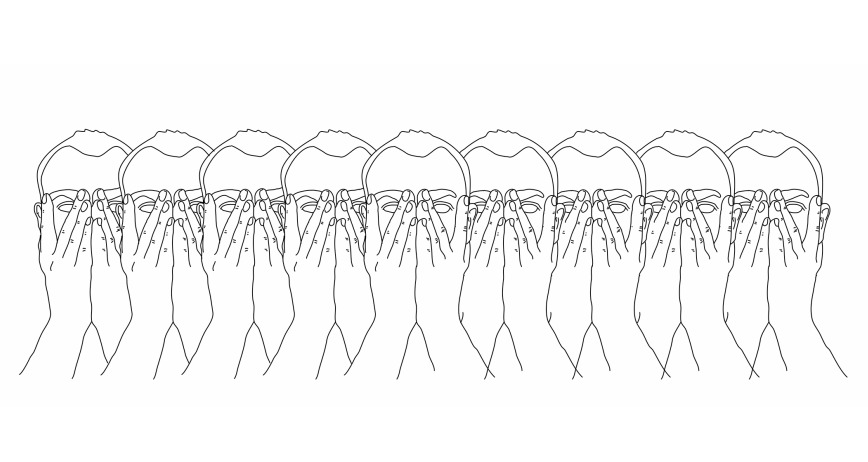
#> input picture Goruntu isleme odev/siyahbeyaz.jpg, 868 x 462 px
$ python 'ödev_2.py'
#> lines starting #> are read from the running program, lines starting #| are printed output that depends on the picture
import cv2 as cv

img = cv.imread ("siyahbeyaz.jpg",0)
#> img is the input picture: shape (462, 868); min 0, max 255, mean 246.3
img_yukseklik = img.shape[0]
#> img_yukseklik = 462
img_genislik = img.shape[1]
#> img_genislik = 868
cv.imshow("original",img)
cv.waitKey()

for x in range (0,img_yukseklik):
    for y in range (0,img_genislik):
        img[x][y] = 256-img[x][y]
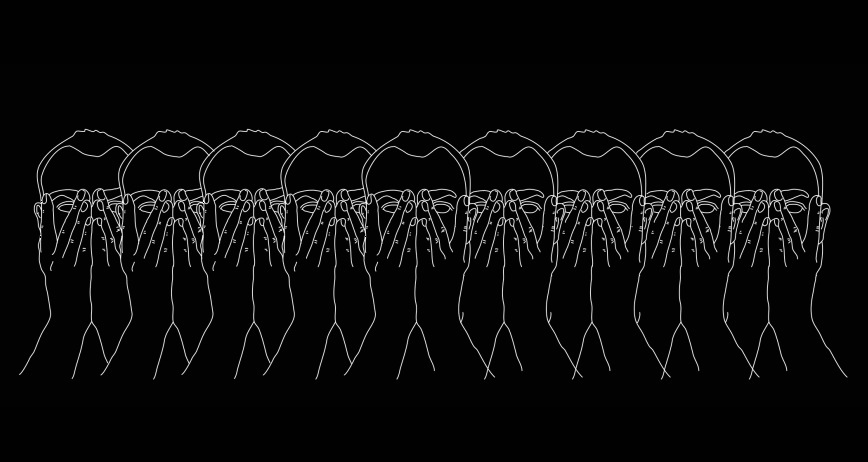
#> img: shape (462, 868); min 0, max 255, mean 9.7
cv.imshow("inverted",img)
cv.waitKey()
